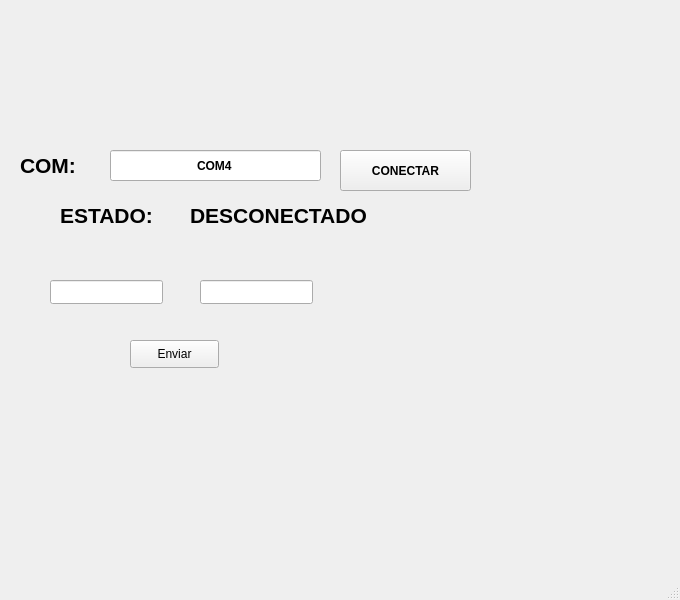
<?xml version="1.0" encoding="UTF-8"?>
<ui version="4.0">
 <class>MainWindow</class>
 <widget class="QMainWindow" name="MainWindow">
  <property name="geometry">
   <rect>
    <x>0</x>
    <y>0</y>
    <width>680</width>
    <height>600</height>
   </rect>
  </property>
  <property name="windowTitle">
   <string>MainWindow</string>
  </property>
  <widget class="QWidget" name="centralwidget">
   <widget class="QLabel" name="label_3">
    <property name="geometry">
     <rect>
      <x>60</x>
      <y>200</y>
      <width>121</width>
      <height>31</height>
     </rect>
    </property>
    <property name="font">
     <font>
      <pointsize>16</pointsize>
      <weight>75</weight>
      <bold>true</bold>
     </font>
    </property>
    <property name="text">
     <string>ESTADO:</string>
    </property>
   </widget>
   <widget class="QLabel" name="label_2">
    <property name="geometry">
     <rect>
      <x>20</x>
      <y>150</y>
      <width>81</width>
      <height>31</height>
     </rect>
    </property>
    <property name="font">
     <font>
      <pointsize>16</pointsize>
      <weight>75</weight>
      <bold>true</bold>
     </font>
    </property>
    <property name="text">
     <string>COM:</string>
    </property>
   </widget>
   <widget class="QLabel" name="txt_estado">
    <property name="geometry">
     <rect>
      <x>190</x>
      <y>200</y>
      <width>181</width>
      <height>31</height>
     </rect>
    </property>
    <property name="font">
     <font>
      <pointsize>16</pointsize>
      <weight>75</weight>
      <bold>true</bold>
     </font>
    </property>
    <property name="text">
     <string>DESCONECTADO</string>
    </property>
   </widget>
   <widget class="QLabel" name="label_5">
    <property name="geometry">
     <rect>
      <x>480</x>
      <y>360</y>
      <width>161</width>
      <height>131</height>
     </rect>
    </property>
    <property name="text">
     <string/>
    </property>
    <property name="pixmap">
     <pixmap resource="../../recursos.qrc">:/Variadas/Imagenes/LogoEquipo.jpeg</pixmap>
    </property>
    <property name="scaledContents">
     <bool>true</bool>
    </property>
   </widget>
   <widget class="QLabel" name="label">
    <property name="geometry">
     <rect>
      <x>40</x>
      <y>20</y>
      <width>141</width>
      <height>111</height>
     </rect>
    </property>
    <property name="text">
     <string/>
    </property>
    <property name="pixmap">
     <pixmap resource="../../recursos.qrc">:/Logos/Imagenes/uat-solo-chico.png</pixmap>
    </property>
    <property name="scaledContents">
     <bool>true</bool>
    </property>
   </widget>
   <widget class="QLineEdit" name="txt_com">
    <property name="geometry">
     <rect>
      <x>110</x>
      <y>150</y>
      <width>211</width>
      <height>31</height>
     </rect>
    </property>
    <property name="font">
     <font>
      <weight>75</weight>
      <bold>true</bold>
     </font>
    </property>
    <property name="text">
     <string>COM4</string>
    </property>
    <property name="alignment">
     <set>Qt::AlignCenter</set>
    </property>
   </widget>
   <widget class="QLabel" name="label_4">
    <property name="geometry">
     <rect>
      <x>480</x>
      <y>30</y>
      <width>161</width>
      <height>141</height>
     </rect>
    </property>
    <property name="text">
     <string/>
    </property>
    <property name="pixmap">
     <pixmap resource="../../recursos.qrc">:/Logos/Imagenes/fians.png</pixmap>
    </property>
    <property name="scaledContents">
     <bool>true</bool>
    </property>
   </widget>
   <widget class="QPushButton" name="btn_accion">
    <property name="geometry">
     <rect>
      <x>340</x>
      <y>150</y>
      <width>131</width>
      <height>41</height>
     </rect>
    </property>
    <property name="font">
     <font>
      <weight>75</weight>
      <bold>true</bold>
     </font>
    </property>
    <property name="text">
     <string>CONECTAR</string>
    </property>
   </widget>
   <widget class="QLineEdit" name="txt_valorA">
    <property name="geometry">
     <rect>
      <x>50</x>
      <y>280</y>
      <width>113</width>
      <height>24</height>
     </rect>
    </property>
   </widget>
   <widget class="QPushButton" name="btn_enviar">
    <property name="geometry">
     <rect>
      <x>130</x>
      <y>340</y>
      <width>89</width>
      <height>28</height>
     </rect>
    </property>
    <property name="text">
     <string>Enviar</string>
    </property>
   </widget>
   <widget class="QLineEdit" name="txt_valorB">
    <property name="geometry">
     <rect>
      <x>200</x>
      <y>280</y>
      <width>113</width>
      <height>24</height>
     </rect>
    </property>
   </widget>
  </widget>
  <widget class="QMenuBar" name="menubar">
   <property name="geometry">
    <rect>
     <x>0</x>
     <y>0</y>
     <width>680</width>
     <height>22</height>
    </rect>
   </property>
  </widget>
  <widget class="QStatusBar" name="statusbar"/>
 </widget>
 <resources>
  <include location="../../recursos.qrc"/>
 </resources>
 <connections/>
</ui>
